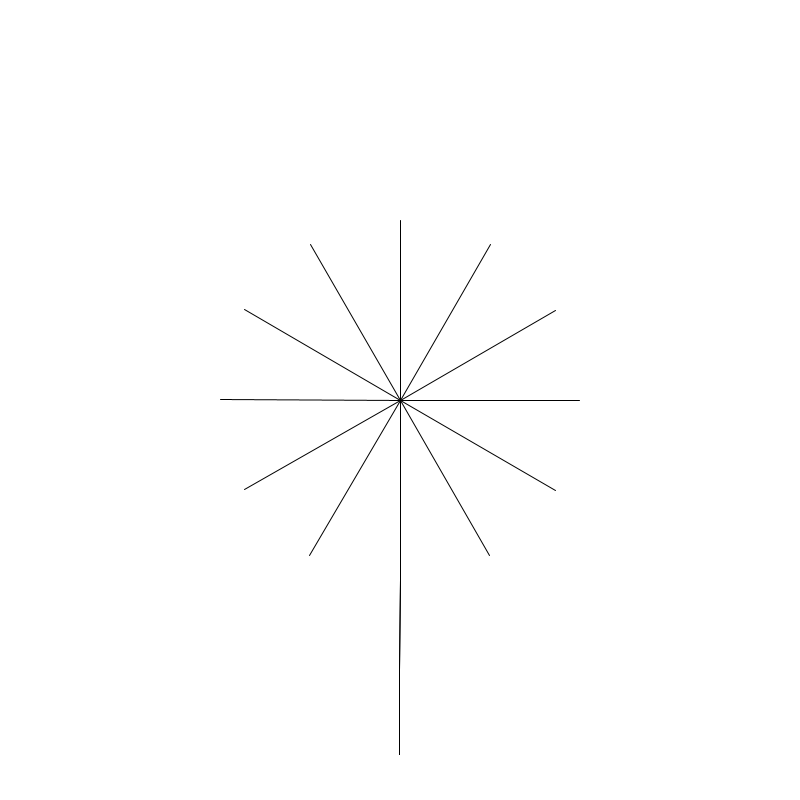
Frame 1 (no input)
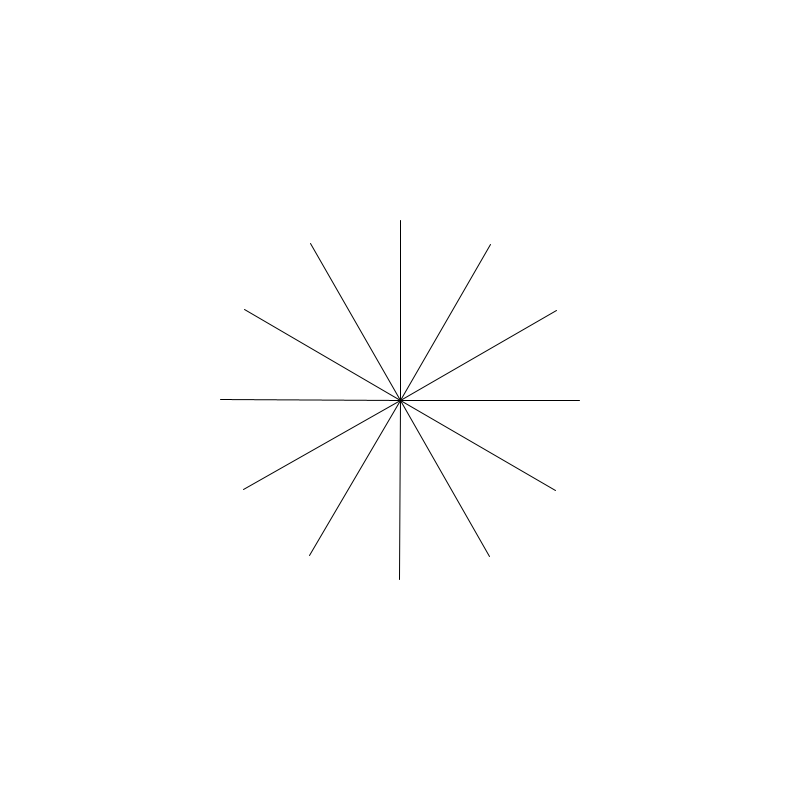
Frame 60 (the mouse pressed at the canvas centre just before this capture)
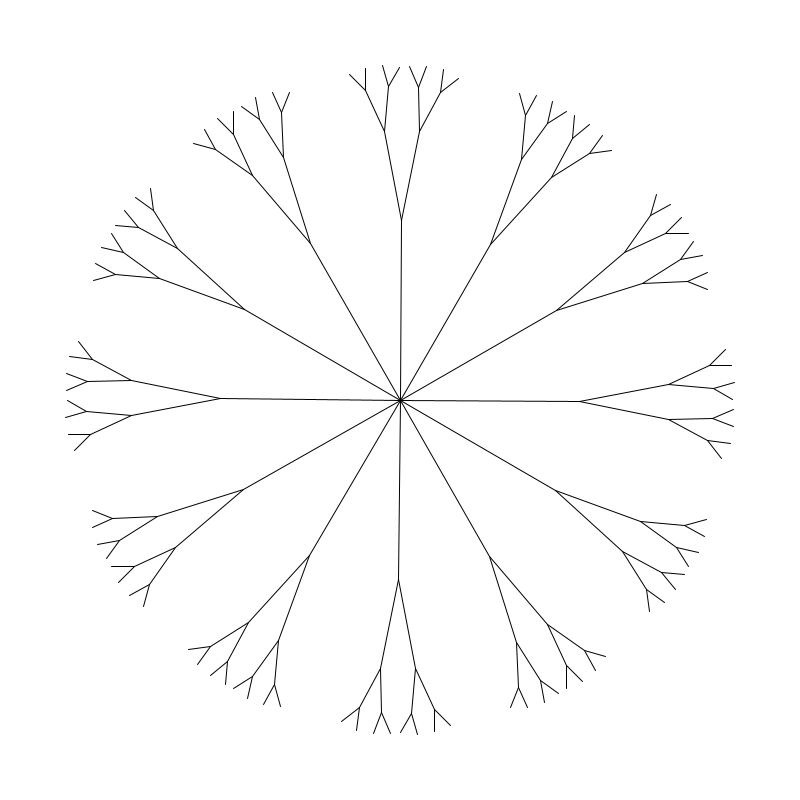
Frame 120 (the mouse held since frame 60 and released just before this capture)

The Processing sketch that drew these frames (run headless with seeded random() and noise(); from frame 60 on, the mouse is pressed at the canvas centre):

// Processing sketch: processing_110868
// ── processing_110868.pde

float count = 12; // Number of the branches
int levelCount = 6; // Number of subbranches

float startLength = 180; // length of the first branch
float globA = PI/2; // Angle of the branches

int design = 0; // Overall appearance

int clickCount;
float t;

void setup() {
  size(800, 800);
  smooth();
  colorMode(HSB, 100, 100, 100);
  clickCount = 0;
}

void draw() {
  designBG();
  translate(width/2, height/2);
  for (float i = 0; i<TWO_PI; i+=PI/(count/2)) { // Draw branches around the center
    if (i < TWO_PI-0.1) { // Fix for no doubled last branch
      pushMatrix();
      rotate(i);
      drawBranch(startLength, 0, levelCount);
      popMatrix();
    }
  }
}

void drawBranch(float len, float a, int level) { // Recursive branch function
  pushMatrix();

  globA = map(mouseX, 0, width, 0, HALF_PI); // Angle dependent of mouse movement along x-axis
  levelCount = round(map(mouseY, 50, height-50, 1, 6)); // Level number dependent of mouse movement along y-axis

  designBranch(level); // Branch appearance

  beginShape(LINES); // Branch shape (a line)
  vertex(0, 0);
  rotate(a+sin(t)/(level*10)); // sin()-function brings it to life
  vertex(0, len);
  endShape();

  translate(0, len); // move coordinate axis for next branch
  
  t += 0.00001; // t += 0.00001;

  if (level > 0) { // Recursion stuff
    drawBranch(len/2, globA/level, level-1);
    drawBranch(len/2, -globA/level, level-1);
  }

  popMatrix();
}

void designBG() { // Defines appearance of background
  if (design == 1) {
    fill(100,100,40,10);
    rect(0,0,width,height);
  }

  else if (design == 2) {
    noStroke();
    background(20,40,20);
    fill(20,40,30);
    ellipse(width/2,height/2,width-20,height-20);
  }

  else {
    background(100);
  }
}
void designBranch(int level) { // Defines appearance of the branches
  noFill();
  strokeCap(ROUND);
  if (design == 1) {
    strokeCap(SQUARE);
    strokeWeight(level*2);
    float cVar = level+1;
    stroke(100, map(level, 0, levelCount, 0, 100), 100, 10);
  }

  else if (design == 2) {
    strokeWeight(level*4);
    float cVar = level+1;
    stroke(map(level, 0, levelCount, 10, 30), 70, 90);
  }

  else {
    strokeWeight(1);
    stroke(100, 0, 0);
  }
}

void keyPressed() {
  if (key == 'n') count += 1; // add branches
  else if (key == 'm') count -= 1; // substract branches
}

void mouseClicked() {
  clickCount += 1;
    // choose flavour
  if(clickCount == 1) design = 1;
  else if(clickCount == 2) design = 2;
  else if(clickCount == 3) { design = 3; clickCount = 0; }
  else design = 0;
  
}
